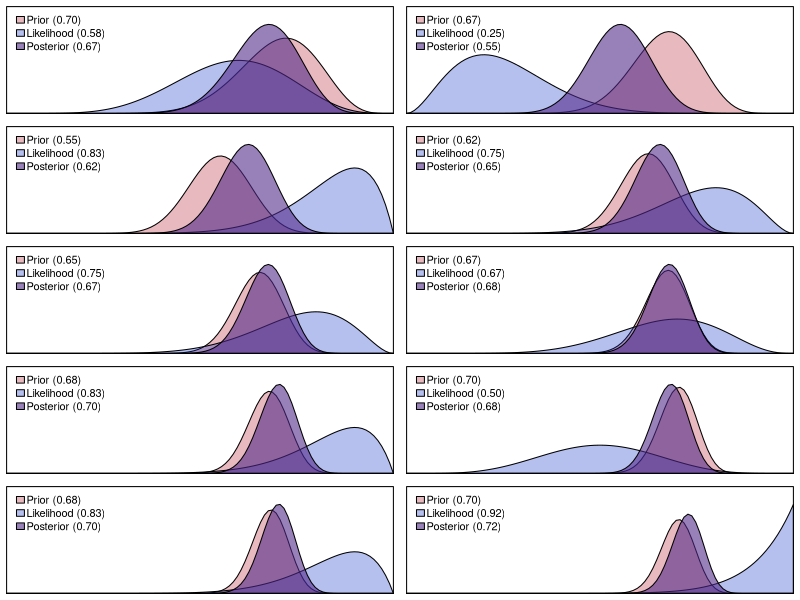

Here is the R script that generated this plot:
## ---- chunk 1
#| include: false

library(data.table)
set.seed(7)
ftwo <- function(x) format(x, digits=2, nsmall=2)
ci <- function(a,b,l=0.025,u=0.975) qbeta(c(l, u), a, b)
betamean <- function(a,b) a / (a + b)
betavar <- function(a,b,n){
  m <- betamean(a,b)
  return((m * (1-m)) / (a + b + n + 1))
}

bp <- function(x, y, n, alpha, beta, prior, posterior, likelihood){
    priorc <- rgb(177, 18, 37, alpha=75, maxColorValue = 255)
    posteriorc <- rgb(81, 40, 136, alpha=150, maxColorValue = 255)
    likelihoodc <- rgb(6, 42, 199, alpha=75, maxColorValue = 255)
    
    priormean <- ftwo(betamean(alpha, beta))
    likelihoodmean <- ftwo(betamean(y + 1, n - y + 1))
    posteriormean <- ftwo(betamean(alpha + y, beta + n - y))
    
    ym <- max(c(prior, posterior,likelihood))
    
    plot(x, 
         type='n',
         ylab='', xlab='', yaxt='n', yaxs='i', xaxt='n',xaxs='i',
         ylim=c(0,1.2*ym), xlim=c(0,1))
    polygon(x=x, y=prior, col=priorc)
    polygon(c(x, rev(x)), c(likelihood, rep(0, length(likelihood))), col=likelihoodc)
    polygon(x=x, y=posterior, col=posteriorc)
    legend(x="topleft",
           legend = c(paste0("Prior (", priormean, ")"),
                      paste0("Likelihood (", likelihoodmean, ")"),
                      paste0("Posterior (", posteriormean, ")")),
           fill = c(priorc, likelihoodc, posteriorc),
           bty = "n",
           cex = 1,
           x.intersp = 0.2,
           pt.cex = 0.8,
           xjust = 0, yjust=1,
           inset=0)
}


update <- function(shape, y, n, N=100, plot = TRUE){
  x <- seq(0,1,length.out=N)
  alpha <- shape[1]
  beta <- shape[2]
  prior <- dbeta(x, alpha, beta)
  likelihood <- dbeta(x, y + 1, n - y + 1)
  posterior <- dbeta(x, alpha + y, beta + n - y)
  if(plot) bp(x, y, n, alpha, beta, prior, posterior, likelihood)
  return(c(alpha + y, beta + n - y))
}
## ---- chunk 2
#| echo: false
#| results: asis

N <- 100
n <- 10
alpha0 <- 14
beta0 <- 6
dt <- data.table(N = rep(n,n), theta = seq(1,.4,length.out=10))
y <- sample(dt[,rbinom(N, N, theta)])
yb <- ftwo(sum(y)/dt[,sum(N)])
cat("$$ y_i = [",paste0(y, collapse=",\\ "),"].\\ \\frac{y}{N} = ", yb, ". $$")
## ---- chunk 3
#| echo: false
#| fig-width: 8
#| fig-height: 6

par(mar = rep(0.5,4))
par(mfrow = c(5,2))
shape <- c(alpha0, beta0)
posteriormeani <- sapply(y, function(j){
  posteriormean <- ftwo(betamean(shape[1] + j, shape[2] + n - j))
  shape <<- update(shape, y = j, n = n)
  return(posteriormean)
})
a <- alpha0 + sum(y)
b <- beta0 + N - sum(y)
bmean <- ftwo(betamean(a, b))
bvar <- ftwo(betavar(a, b, N))
bci <- ftwo(ci(a, b))
## ---- chunk 4
#| echo: false
#| results: asis

cat("$$ \\text{E}(\\theta|y_i) = [",paste0(posteriormeani, collapse=",\\ "),"].$$")
cat("$$ \\text{E}(\\theta|y) = ",bmean,
    ".\\ \\text{var}(\\theta|y) = ",bvar,
    ".\\ 95\\%\\ \\text{confidence interval:}\\ [",paste0(bci, collapse=",\\ "),"] .$$")
